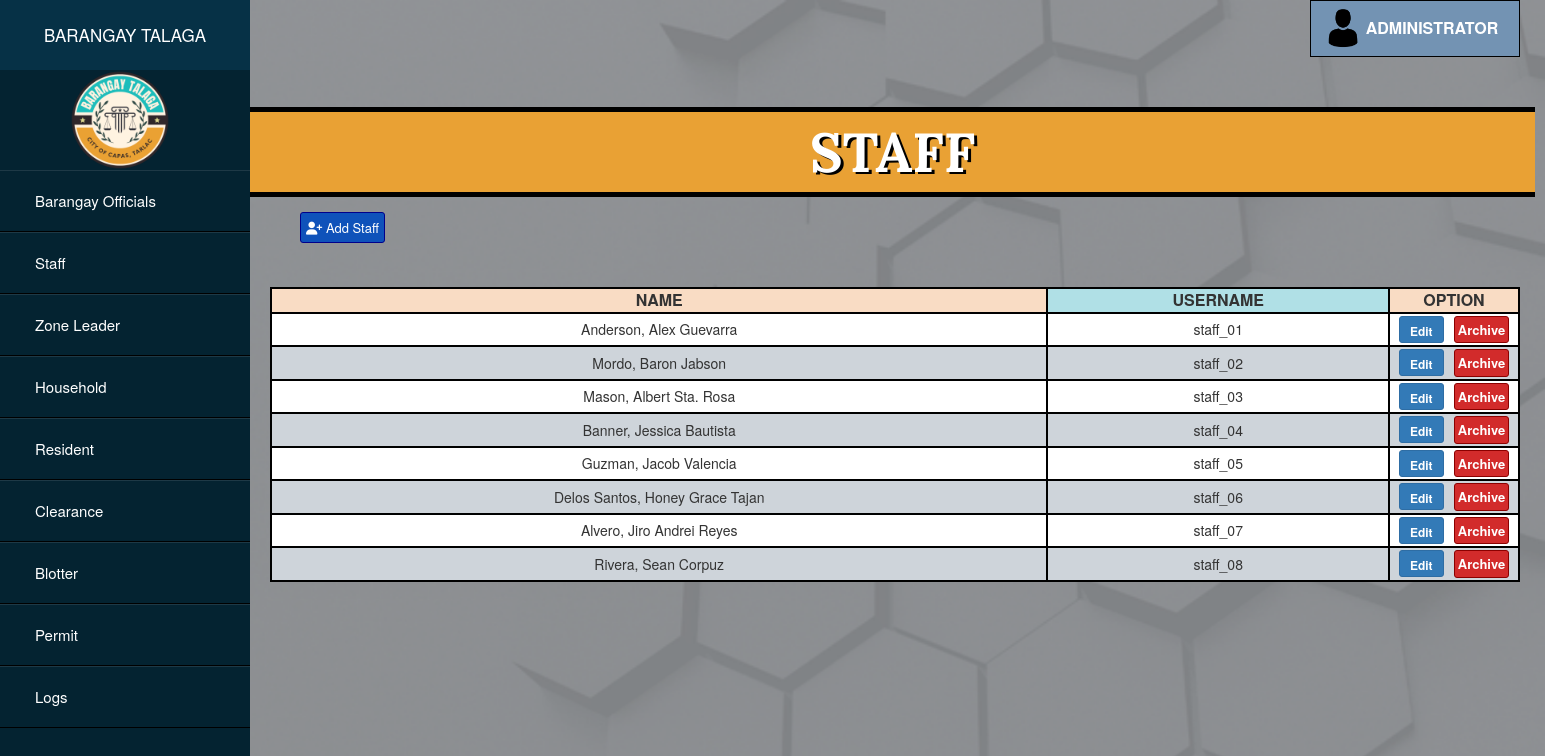
The app's page /admin/staff.php with its own data.
### tables this page shows
CREATE TABLE `staff` (
  `id` int(11) NOT NULL,
  `name` varchar(100) NOT NULL,
  `username` varchar(50) NOT NULL,
  `password` varchar(50) NOT NULL,
  `Type` varchar(50) NOT NULL
);

### admin/staff.php (the view, shortened to what this page needs)
<?php
$link = mysqli_connect("localhost", "root", "", "barangaydb");
?>
<!DOCTYPE html>
<html lang="en" dir="ltr">
    <head>
        <link rel="stylesheet" href="../css/adstaff.css">
        <link rel="stylesheet" href="https://maxcdn.bootstrapcdn.com/bootstrap/3.4.1/css/bootstrap.min.css">
</head>
<body style="background-image: url(../images/main.png); background-repeat: no-repeat; background-size: cover;">
    <div class="sidebar">
        <header>BARANGAY TALAGA</header>
        <img src="../images/logo.png">
        <ul>
            <li><a href="officials.php">Barangay Officials</a></li>
            <li><a href="staff.php">Staff</a></li>
            <li><a href="zone_leader.php">Zone Leader</a></li>
            <li><a href="household.php">Household</a></li>
            <li><a href="residents.php">Resident</a></li>
            <li><a href="clearance.php">Clearance</a></li>
            <li><a href="blotter.php">Blotter</a></li>
            <li><a href="permit.php">Permit</a></li>
            <li><a href="logs.php">Logs</a></li>
        </ul>
    </div>
          <div class="dropdown">
          <img src="../images/person.png">
          <button onclick="myFunction()" class="dropbtn" >ADMINISTRATOR</button>
        </div>
    <div>
    <div class="header">
        <h1>STAFF</h1>
    </div>
    <div class="add-delete">
       <a href="addform_staff.php"> <button class="btn btn-primary btn-sm" id="add"><i class="fa fa-user-plus" aria-hidden="true"></i> Add Staff</button></a>
    </div>
    <div class="grid">
        <form method="post">
        <table class="table-box">
            <thead>
                <tr>
                    <th style="background-color: #f9dcc4; text-align: center;">NAME</th>
                    <th style="background-color: powderblue; text-align: center;">USERNAME</th>
                    <th style="width: 130px !important; background-color: #f9dcc4; text-align: center;">OPTION</th>
                </tr>
            </thead>
            <tbody>
                <?php
                    $sql = mysqli_query($link, "select * from staff where Type ='active' ");
                    while($row = mysqli_fetch_array($sql))
                    {
                echo'
                <tr>;';
                        $id = $row['id'];
                        $name = $row['name'];
                        $username = $row['username'];
                        $password = $row['password'];
                        $Type = $row['Type'];
                echo '
                    <td>' .$row['name'].  '</td>
                    <td>' .$row['username']. '</td>
                    <td style="text-align: center; padding: 2px;">';
                        echo "<button type='submit' class='btn btn-primary btn-sm' id='edit'><a href='updateform_staff.php?id=$id&name=$name&username=$username&password=$password' style='color:white';>
                        Edit</a></button>";
                        echo "<button type='submit' class='btn btn-danger btn-sm' id='archive'>
                        <a href='archive_staff.php?id=$id&Type=$Type' style='color:white';>
                        Archive</a></button>";
                   echo '</td>
                </tr>';
                    }
                    ?>
            </tbody>
        </table>
        </form>
    </div>
</div>
</body>
</html>

### css/adstaff.css (style rules this page uses)
body { font-family: 'Roboto', sans-serif; }
* { margin: 0; padding: 0; list-style: none; text-decoration: none; }
.sidebar { position: absolute; width: 250px; height: 100%; background: #042331; }
.sidebar header { font-size: 17px; color: white; text-align: center; line-height: 70px; background: #063146; user-select: none; }
.sidebar ul a { display: block; height: 100%; width: 100%; line-height: 60px; font-size: 15px; color: white; padding-left: 35px; box-sizing: border-box; border-top: 1px solid rgba(255,255,255,.1); border-bottom: 1px solid black; }
img { width: 100px; margin-left: 70px; }
.header { position: absolute; width: 1285px; margin-left: 250px; margin-top: 50px; border-top: 5px solid black; border-bottom: 5px solid black; padding-top: 20px; padding-bottom: 20px; text-align: center; background-color: #E9A134; }
.header h1 { font-size: 55px; margin-top: -10px; margin-bottom: -10px; font-weight: bolder; font-family: 'Lora', serif; color: white; text-shadow: 3px 2px black; }
.add-delete { position: absolute; margin-left: 300px; margin-top: 155px; }
#add { background-color: #0F52BA; border-color: darkblue; padding: 5px; color: white; font-size: 13px; }
#archive { background-color: #D22B2B; border-color: darkred; padding: 3px; color: white; font-weight: bolder; font-size: 13px; margin-left: 10px; }
th, td { border: 2px solid black; padding: 10px; text-align: center; }
th { font-size: 16px; }
tr:nth-child(odd) { background-color: white; }
tr:nth-child(even) { background-color: #ced4da; }
.table-box { position: absolute; margin-left: 270px; margin-top: 210px; width: 1250px; }
.dropbtn { background-color: #7393B3; color: white; padding: 16px; font-size: 16px; border: none; cursor: pointer; width: 210px; padding-left: 50px; font-weight: bolder; border: 1px solid black; }
.dropdown { position: relative; display: inline-block; margin-left: 1310px; }
.dropdown img { position: absolute; display: inline-block; margin-left: 13px; margin-top: 8px; height: 40px; width: 40px; }
#edit { width: 45px; font-weight: bolder; height: 27px; }
h1 { margin-top: -10px; color: black; margin-left: 20px; }

### records on screen
staff: name "Anderson, Alex Guevarra", username "staff_01"
staff: name "Mordo, Baron Jabson", username "staff_02"
staff: name "Mason, Albert Sta. Rosa", username "staff_03"
staff: name "Banner, Jessica Bautista", username "staff_04"
staff: name "Guzman, Jacob Valencia", username "staff_05"
staff: name "Delos Santos, Honey Grace Tajan", username "staff_06"
staff: name "Alvero, Jiro Andrei Reyes", username "staff_07"
staff: name "Rivera, Sean Corpuz", username "staff_08"
